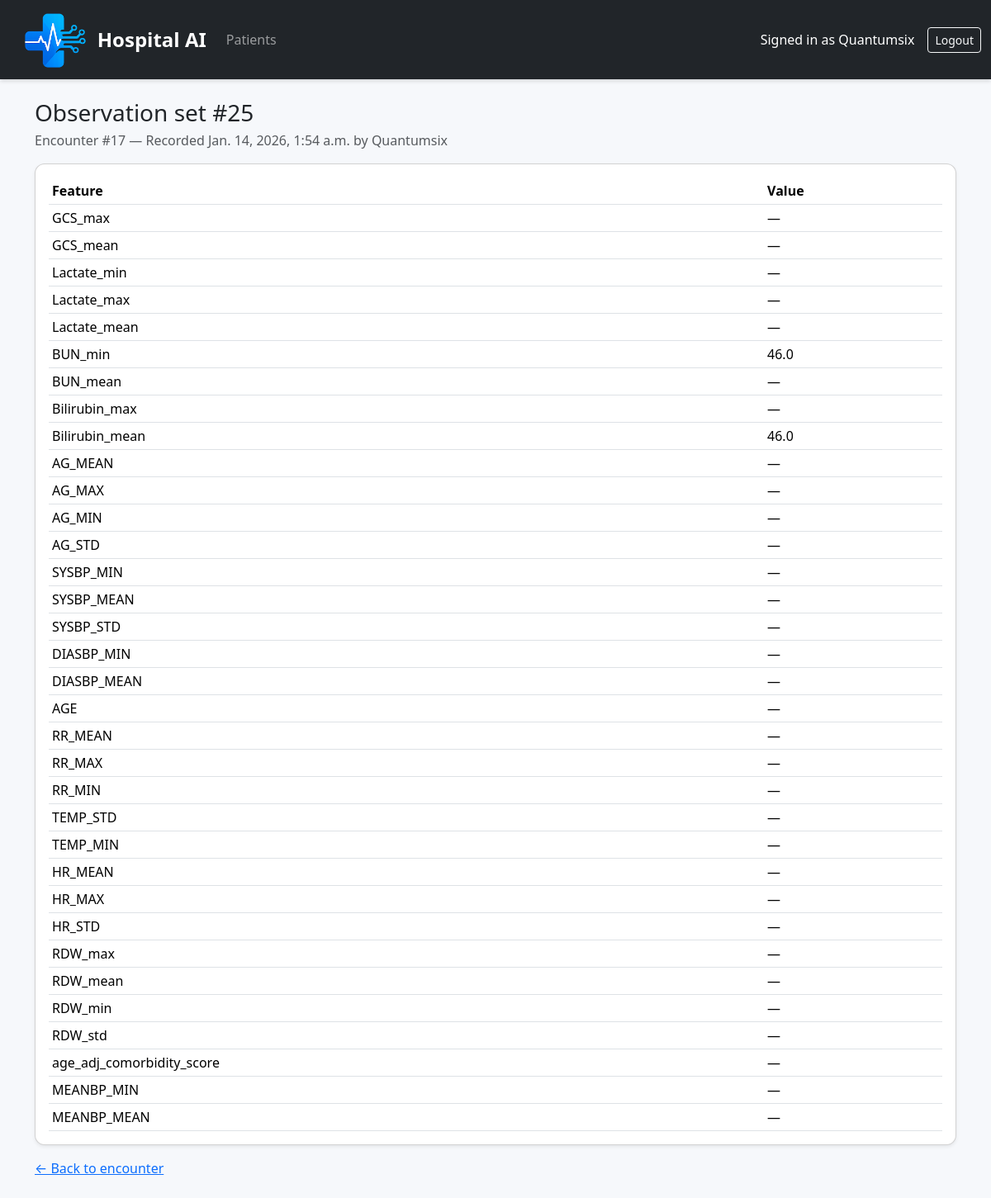
Screenshot of /observations/25/ (signed in) with the database file from the repository.
### observations/models.py (models this page shows, shortened)
class ObservationSet(models.Model):
    encounter = models.ForeignKey(Encounter, on_delete=models.CASCADE, related_name="observation_sets")
    recorded_at = models.DateTimeField(default=timezone.now)
    recorded_by = models.ForeignKey(
        settings.AUTH_USER_MODEL, null=True, blank=True, on_delete=models.SET_NULL, related_name="recorded_observations"
    )
    recorded_by_name = models.CharField(max_length=120, null=True, blank=True)
    GCS_max = models.FloatField(null=True, blank=True)
    GCS_mean = models.FloatField(null=True, blank=True)
    Lactate_min = models.FloatField(null=True, blank=True)
    Lactate_max = models.FloatField(null=True, blank=True)
    Lactate_mean = models.FloatField(null=True, blank=True)
    BUN_min = models.FloatField(null=True, blank=True)
    BUN_mean = models.FloatField(null=True, blank=True)
    Bilirubin_max = models.FloatField(null=True, blank=True)
    Bilirubin_mean = models.FloatField(null=True, blank=True)
    AG_MEAN = models.FloatField(null=True, blank=True)
    AG_MAX = models.FloatField(null=True, blank=True)
    AG_MIN = models.FloatField(null=True, blank=True)
    AG_STD = models.FloatField(null=True, blank=True)
    SYSBP_MIN = models.FloatField(null=True, blank=True)
    SYSBP_MEAN = models.FloatField(null=True, blank=True)
    SYSBP_STD = models.FloatField(null=True, blank=True)
    DIASBP_MIN = models.FloatField(null=True, blank=True)
    DIASBP_MEAN = models.FloatField(null=True, blank=True)
    AGE = models.FloatField(null=True, blank=True)
    RR_MEAN = models.FloatField(null=True, blank=True)
    RR_MAX = models.FloatField(null=True, blank=True)
    RR_MIN = models.FloatField(null=True, blank=True)
    TEMP_STD = models.FloatField(null=True, blank=True)
    TEMP_MIN = models.FloatField(null=True, blank=True)
    HR_MEAN = models.FloatField(null=True, blank=True)
    HR_MAX = models.FloatField(null=True, blank=True)
    HR_STD = models.FloatField(null=True, blank=True)
    RDW_max = models.FloatField(null=True, blank=True)
    RDW_mean = models.FloatField(null=True, blank=True)
    RDW_min = models.FloatField(null=True, blank=True)
    RDW_std = models.FloatField(null=True, blank=True)
    age_adj_comorbidity_score = models.FloatField(null=True, blank=True)
    MEANBP_MIN = models.FloatField(null=True, blank=True)
    MEANBP_MEAN = models.FloatField(null=True, blank=True)
    @staticmethod
    def feature_columns():
        return FEATURE_COLUMNS

### patients/models.py (models this page shows, shortened)
class Encounter(models.Model):
    STATUS_CHOICES = [
        ("ACTIVE", "Active"),
        ("DISCHARGED", "Discharged"),
    ]
    patient = models.ForeignKey(Patient, on_delete=models.CASCADE, related_name="encounters")
    admitted_at = models.DateTimeField(default=timezone.now)
    unit = models.CharField(max_length=64, blank=True, help_text="e.g., ICU-A, ICU-B, Ward 3")
    status = models.CharField(max_length=16, choices=STATUS_CHOICES, default="ACTIVE")

### observations/views.py (the view)
# urls.py: path("observations/<int:obs_id>/", views.obs_detail, name="obs_detail"),
@login_required
def obs_detail(request, obs_id: int):
    obs = get_object_or_404(ObservationSet, id=obs_id)
    features = [(c, getattr(obs, c)) for c in ObservationSet.feature_columns()]
    return render(request, "observations/obs_detail.html", {"obs": obs, "features": features})

### templates/observations/obs_detail.html
{% extends "base.html" %}
{% block content %}
<h1 class="h3 mb-1">Observation set #{{ obs.id }}</h1>
<div class="text-muted mb-3">
  Encounter #{{ obs.encounter.id }} —
  Recorded {{ obs.recorded_at }} by
  {% if obs.recorded_by_name %}
    {{ obs.recorded_by_name }}
  {% elif obs.recorded_by %}
    {{ obs.recorded_by }}
  {% else %}
    —
  {% endif %}
</div>
<div class="card shadow-sm">
  <div class="card-body">
    <div class="table-responsive">
      <table class="table table-sm table-hover align-middle mb-0">
        <thead><tr><th>Feature</th><th>Value</th></tr></thead>
        <tbody>
          {% for k,v in features %}
            <tr><td>{{ k }}</td><td>{{ v|default:"—" }}</td></tr>
          {% endfor %}
        </tbody>
      </table>
    </div>
  </div>
</div>
<p class="mt-3">
  <a href="{% url 'patients:encounter_detail' obs.encounter.id %}">&larr; Back to encounter</a>
</p>
{% endblock %}

### templates/base.html (shortened to what this page needs)
{% load static %}
<!DOCTYPE html>
<html lang="en">
<head>
    <link href="https://cdn.jsdelivr.net/npm/bootstrap@5.3.2/dist/css/bootstrap.min.css" rel="stylesheet">
</head>
<body>
<nav class="navbar navbar-expand-lg navbar-dark bg-dark">
    <div class="container-fluid">
        <a class="navbar-brand d-flex align-items-center justify-content-start p-0"
            href="{% url 'patients:patient_list' %}">
               <img src="{% static 'img/logo.png' %}"
                    alt="Hospital AI"
                    style="height:80px; width:auto;"
                    class="me-2">
               <span class="fw-bold fs-4 text-white">Hospital AI</span>
        </a>
        <div class="collapse navbar-collapse">
            <ul class="navbar-nav me-auto mb-2 mb-lg-0">
                <li class="nav-item">
                    <a class="nav-link" href="{% url 'patients:patient_list' %}">
                        Patients
                    </a>
                </li>
            </ul>
        </div>
        <div class="d-flex align-items-center">
            {% if user.is_authenticated %}
                <span class="navbar-text me-3 text-white">
                    Signed in as {{ user.username }}
                </span>
                <form method="post" action="{% url 'accounts:logout' %}" class="d-inline">
                    <button type="submit" class="btn btn-outline-light btn-sm">
                        Logout
                    </button>
                </form>
            {% else %}
                <a class="btn btn-outline-light btn-sm" href="{% url 'accounts:login' %}">
                    Login
                </a>
            {% endif %}
        </div>
    </div>
</nav>
<div class="container my-4">
    {% block content %}
    {% endblock %}
</div>
</body>
</html>

### templates/base.html (style rules this page uses)
body { background-color: #f6f8fb; }
.card { border-radius: 12px; box-shadow: 0 4px 12px rgba(0,0,0,.08); }
.navbar { box-shadow: 0 2px 5px rgba(0,0,0,.15);min-height: 60px; padding-left: 10px; }

### rows the page displays
ObservationSet: id "25", encounter.id "17", recorded_at "Jan. 14, 2026, 1:54 a.m.", recorded_by "Quantumsix", features "46.0" "46.0"

### other values shown
{{ user.username }} "Quantumsix"
{{ k }} "GCS_max" "GCS_mean" "Lactate_min" "Lactate_max" "Lactate_mean" "BUN_min" "BUN_mean" "Bilirubin_max" "Bilirubin_mean" "AG_MEAN" "AG_MAX" "AG_MIN" "AG_STD" "SYSBP_MIN" "SYSBP_MEAN" "SYSBP_STD" "DIASBP_MIN" "DIASBP_MEAN" "AGE" "RR_MEAN" "RR_MAX" "RR_MIN" "TEMP_STD" "TEMP_MIN" "HR_MEAN" "HR_MAX" "HR_STD" "RDW_max" "RDW_mean" "RDW_min" "RDW_std" "age_adj_comorbidity_score" "MEANBP_MIN" "MEANBP_MEAN"
{{ v|default:"—" }} "—" "—" "—" "—" "—" "—" "—" "—" "—" "—" "—" "—" "—" "—" "—" "—" "—" "—" "—" "—" "—" "—" "—" "—" "—" "—" "—" "—" "—" "—" "—" "—"
